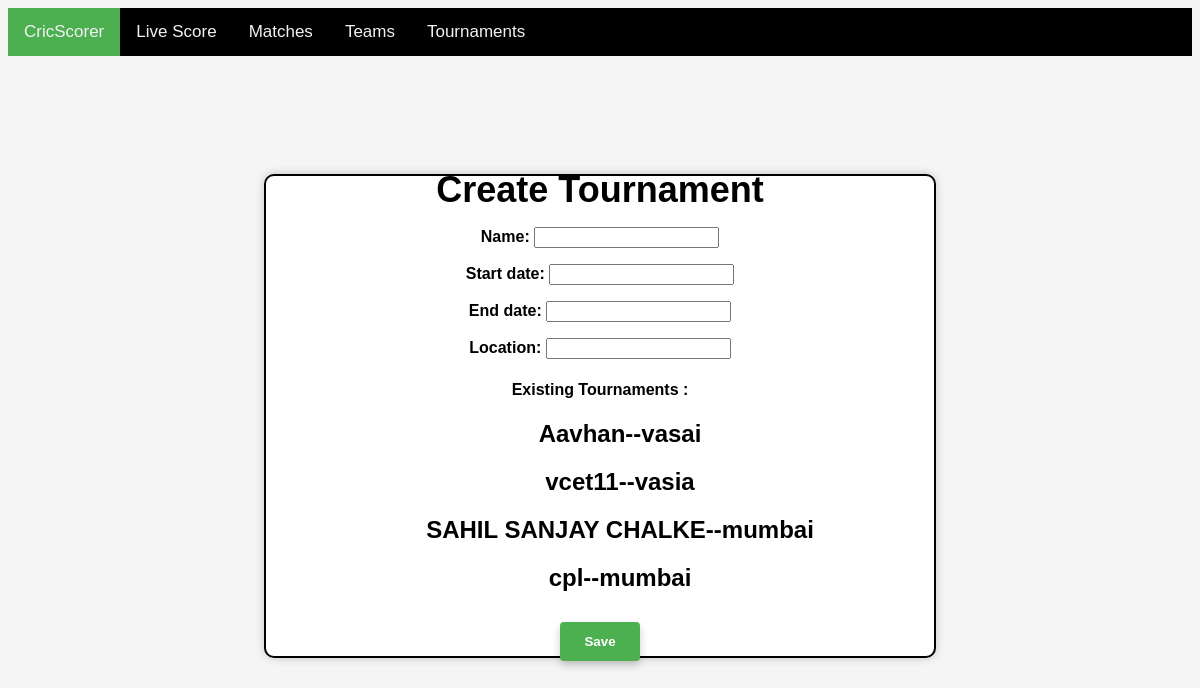
The app's page /tournament_create/, older data.
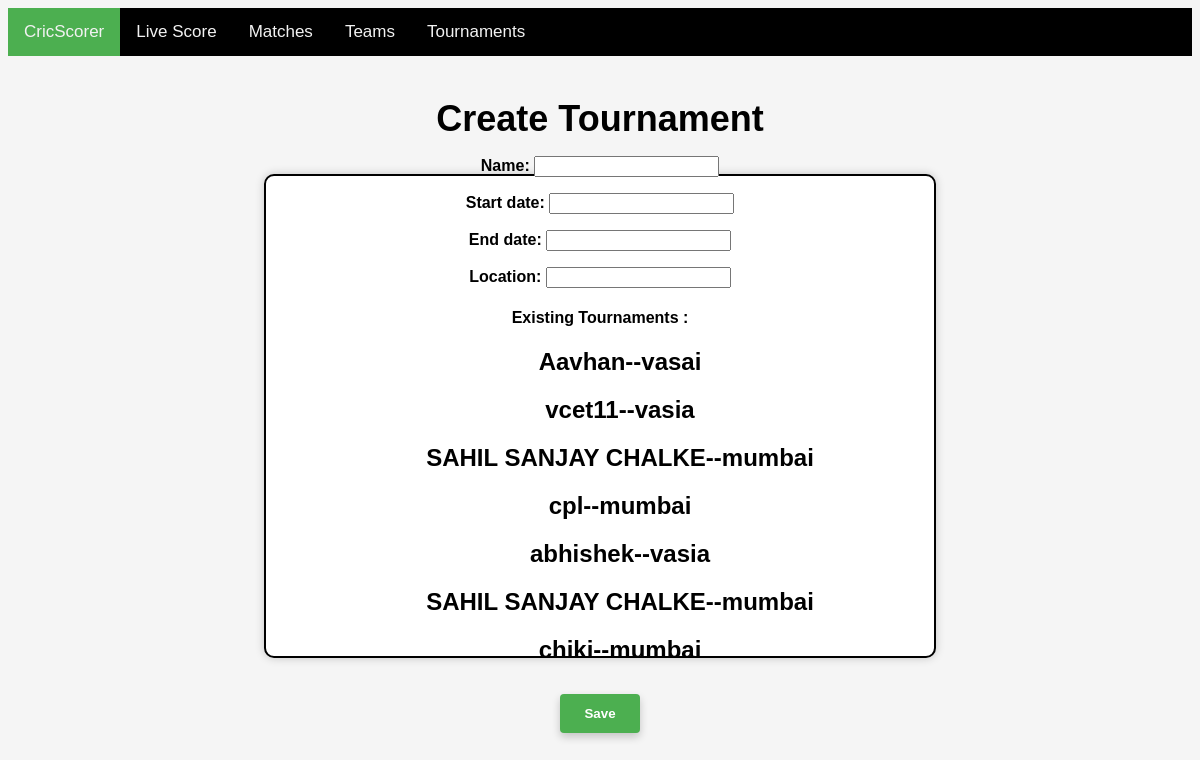
The same page, newer data.
### scoring/models.py (models this page shows, shortened)
class Tournament(models.Model):
    name=models.CharField(max_length=200,null=True)
    start_date=models.DateTimeField(null=True)
    end_date=models.DateTimeField(null=True)
    location=models.CharField(max_length=200,null=True)
    teams = models.ManyToManyField('Team', blank=True, related_name='tournaments')

### scoring/views.py (the view)
# urls.py: path('tournament_create/',views.tournament_create,name="tournament_create"),
def tournament_create(request):
    if request.method == 'POST':
        form = TournamentForms(request.POST)
        if form.is_valid():
            tournament = form.save(commit=False)
            tournament.save()
            form.save_m2m()
            return redirect('tournament_create')
    else:
        form = TournamentForms()
        teams = Team.objects.all()
        tournaments=Tournament.objects.all()
        return render(request, 'scoring/tournament_form.html', {'form': form, 'title': 'Create Tournament','teams':teams,'tournaments': tournaments})

### scoring/forms.py
class TournamentForms(forms.ModelForm):
    class Meta:
        model = Tournament
        fields = ['name',  'start_date', 'end_date', 'location']

### scoring/templates/scoring/tournament_form.html (shortened to what this page needs)
{% extends 'scoring/base.html' %}
{% load static %}
{% block content %}
<div class="center">
  <div class="container">
    <div class="container-box">
  <h1>{{ title }}</h1>
  <form method="post">
    {{ form.as_p }}
<div class="conintainer">
  <h4> Existing Tournaments :</h4>
  <ul>{% for tournament in tournaments%}
      <h2>{{tournament.name}}--{{tournament.location}}</h2>
            {% endfor %}
  </ul>
</div>
<button type="submit" value="save">Save</button>
  </form>
    </div>
  </div>
</div>
{% endblock %}

### scoring/templates/scoring/base.html
  {% load static %}
  <link rel="stylesheet" href="{% static 'scoring/navbar.css' %}">
  <link rel="stylesheet" href="{% static 'scoring/score.css' %}">
  <link rel="stylesheet" href="{% static 'scoring/makematch.css' %}">
  <link rel="stylesheet" href="{% static 'scoring/makematch.css' %}">
  <nav class="navbar">
    <a class="active" href="#">CricScorer</a>
    <a href="#">Live Score</a>
    <a href="#">Matches</a>
    <a href="{%url 'team_list' %}">Teams</a>
    <a href="#">Tournaments</a>
  </nav>
  {% block content %}
  {% endblock content %}

### scoring/static/scoring/navbar.css (style rules this page uses)
.navbar { background-color: black; overflow: hidden; }
.navbar a { float: left; display: block; color: #f2f2f2; text-align: center; padding: 14px 16px; text-decoration: none; font-size: 17px; }
.active { background-color: #4CAF50; color: white; }

### scoring/static/scoring/score.css (style rules this page uses)
.container { max-width: 500px; margin: 0 auto; padding: 20px; background-color: #FFFFFF; box-shadow: 0 0 10px rgba(0, 0, 0, 0.2); border-radius: 5px; }
button { padding: 12px 24px; margin: 10px; background-color: #4CAF50; color: white; border: none; cursor: pointer; border-radius: 4px; box-shadow: 0 4px 8px 0 rgba(0, 0, 0, 0.2); transition: 0.3s; font-weight: bold; }

### scoring/static/scoring/makematch.css (style rules this page uses)
.center { display: flex; justify-content: center; align-items: center; height: 90vh; }
.container { background-color: white; border: 2px solid black; border-radius: 10px; padding: 120px; text-align: center; display: flex; justify-content: center; align-items: center; display: flex; justify-content: center; align-items: center; height: 30vh; }
h1, p { text-align: center; }
p { font-weight:bold; }
h1 { margin-bottom: 10px; font-size: 36px; font-weight: bold; }

Row changes from the older to the newer data that the page shows:
added Tournament: name "abhishek", location "vasia"
added Tournament: name "SAHIL SANJAY CHALKE", location "mumbai"
added Tournament: name "chiki", location "mumbai"
